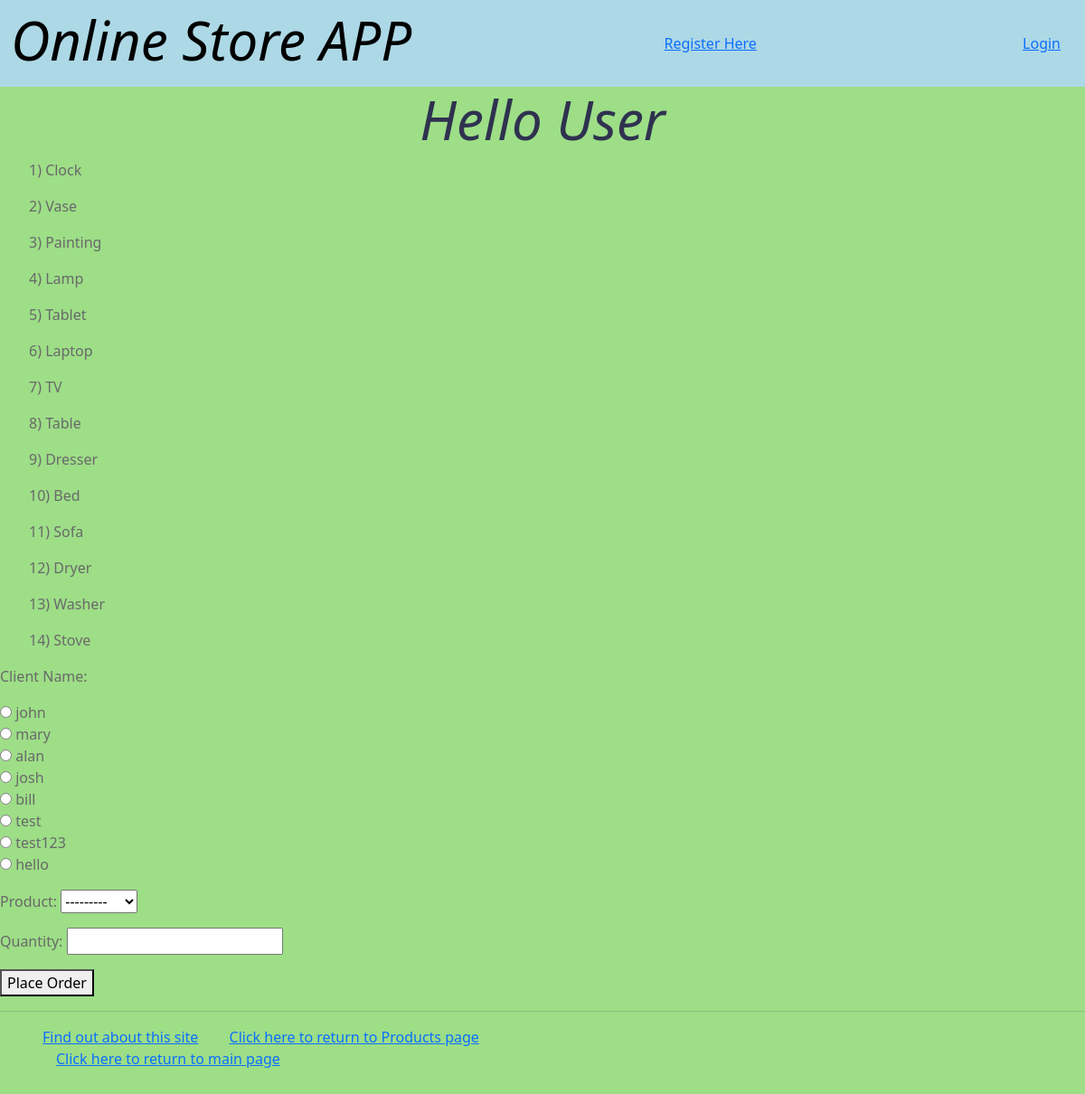
The app's page /myapp/place_order/ with its own data.
### myapp/models.py (models this page shows, shortened)
class Product(models.Model):
    category = models.ForeignKey(Category, related_name='products', on_delete=models.CASCADE)
    name = models.CharField(max_length=200)
    price = models.DecimalField(max_digits=10, decimal_places=2)
    stock = models.PositiveIntegerField(default=100, validators=[MinValueValidator(0), MaxValueValidator(1000)])
    available = models.BooleanField(default=True)
    description = models.TextField(null=True, blank=True)
    interested = models.PositiveIntegerField(default=0)
    def __str__(self):
        return self.name

### myapp/views.py (the view)
# urls.py: path(r'place_order/', views.place_order, name='place_order'),
def place_order(request):
    msg = ''
    prodlist = Product.objects.all()
    if request.method == 'POST':
        form = OrderForm(request.POST)
        if form.is_valid():
            order = form.save(commit=False)
            if order.num_units <= order.product.stock:
                order.product.stock -= order.num_units
                Product.objects.filter(name=order.product.name).update(stock=F('stock') - order.num_units)
                order.save()
                msg = 'Your order has been placed successfully.'
            else:
                msg = 'We do not have sufficient stock to fill your order.'
            return render(request, 'myapp/order_response.html', {'msg':msg})
    else:
        form = OrderForm()
    return render(request, 'myapp/placeorder.html', {'form':form, 'msg':msg,'prodlist':prodlist})

### myapp/forms.py
class OrderForm(forms.ModelForm):
    class Meta:
        model = Order
        fields = ['client', 'product', 'num_units']
        widgets = {'client': forms.RadioSelect}
        labels = {'num_units': u'Quantity', 'client': u'Client Name'}

### myapp/models.py (called while the page is built)
    def __str__(self):
        return self.username

### myapp/templates/myapp/placeorder.html (shortened to what this page needs)
{% extends 'myapp/base.html' %}
{% block body_block %}
        {% for prod in prodlist %}
        <ol> {{ prod.id }}) {{ prod.name}}</ol>
    {% endfor %}
    <form action= "{% url 'myapp:place_order' %}" method="post">
    {{ form.as_p }}
    <button type="submit" value="placeorder" >Place Order</button>
</form>
{% endblock %}

### myapp/templates/myapp/base.html (shortened to what this page needs)
<!DOCTYPE html>
{% load static %}
<html>
    <head>
<link href="https://cdn.jsdelivr.net/npm/bootstrap@5.2.3/dist/css/bootstrap.min.css" rel="stylesheet">
        <link rel="stylesheet" type="text/css" href="{% static 'myapp/style.css' %}"/>
<nav class="navbar navbar-expand-lg navbar-light"  style="background-color: lightblue">
    <div class="container-fluid">
        <h1 style="color: black">Online Store APP</h1>
         {% if 'username' in request.session %}
                    <li class="hbar1"><a href="{% url 'myapp:logout' %}">Logout</a>
                    <li class="hbar1"><a href="{% url 'myapp:myorders' %}">My Orders</a></li>
                {% else %}
                    <li class="hbar1"><a href="{% url 'myapp:register' %}">Register Here</a></li>
                    <li class="hbar1"><a href="{% url 'myapp:login' %}">Login</a></li>
                {% endif %}
    </div>
</nav>
    </head>
    <body>
       <div>
           {% if 'user_first_name' in request.session %}
                <h1 class="text-center well-sm">Hello {{ request.session.user_first_name }} </h1>
            {% else %}
                <h1 class="text-center well-sm" >Hello User</h1>
            {% endif %}
           {% block body_block %}*** {% endblock %}
       </div>
       <hr />
       <div>
           <ul>
               <li class="hbar1"><a href="/myapp/about/">Find out about this site</a></li>
               <li class="hbar1"><a href = "{% url 'myapp:products' %}">Click here to return to Products page</a><br/></li>
               <li class="hbar1"><a href = "{% url 'myapp:index' %}">Click here to return to main page</a><br/></li>
           </ul>
       </div>
    </body>
</html>

### myapp/static/myapp/style.css (style rules this page uses)
body { background-color: #9dde87; color: dimgray; }
h1 { font-size: 60px; color: #2f324f; font-style: oblique; }
.hbar1 { display: inline; margin: 15px; }

### records on screen
Product: id "1", name "Clock"
Product: id "2", name "Vase"
Product: id "3", name "Painting"
Product: id "4", name "Lamp"
Product: id "5", name "Tablet"
Product: id "6", name "Laptop"
Product: id "7", name "TV"
Product: id "8", name "Table"
Product: id "9", name "Dresser"
Product: id "10", name "Bed"
Product: id "11", name "Sofa"
Product: id "12", name "Dryer"
Product: id "13", name "Washer"
Product: id "14", name "Stove"
